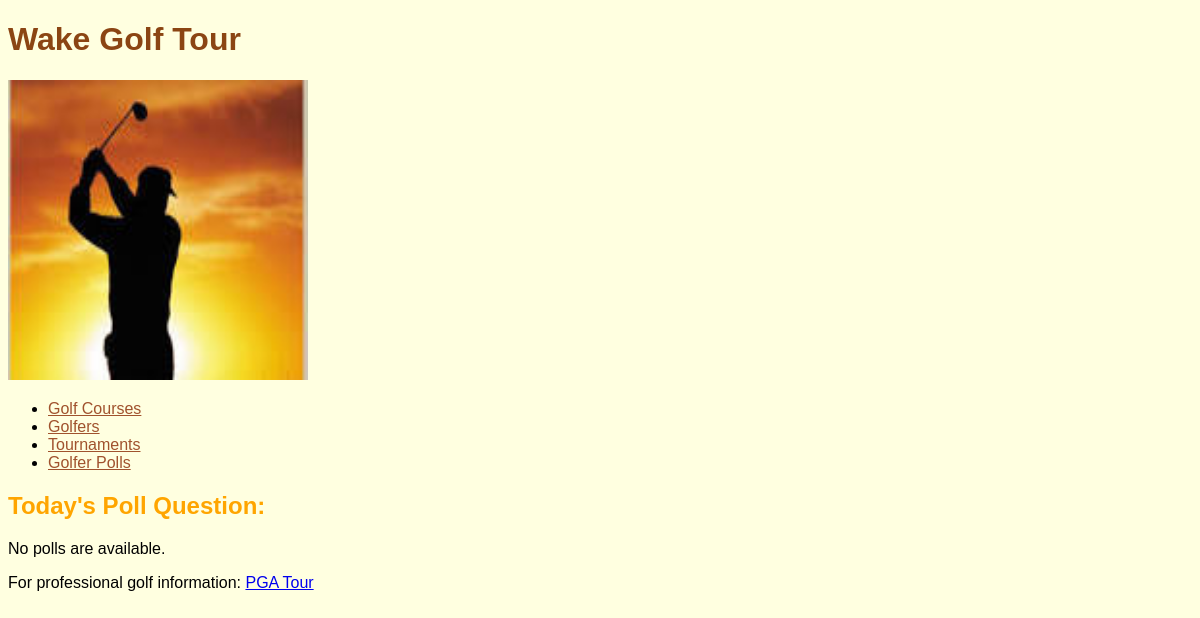
/golfer_polls/, run on an earlier commit of the app's database.
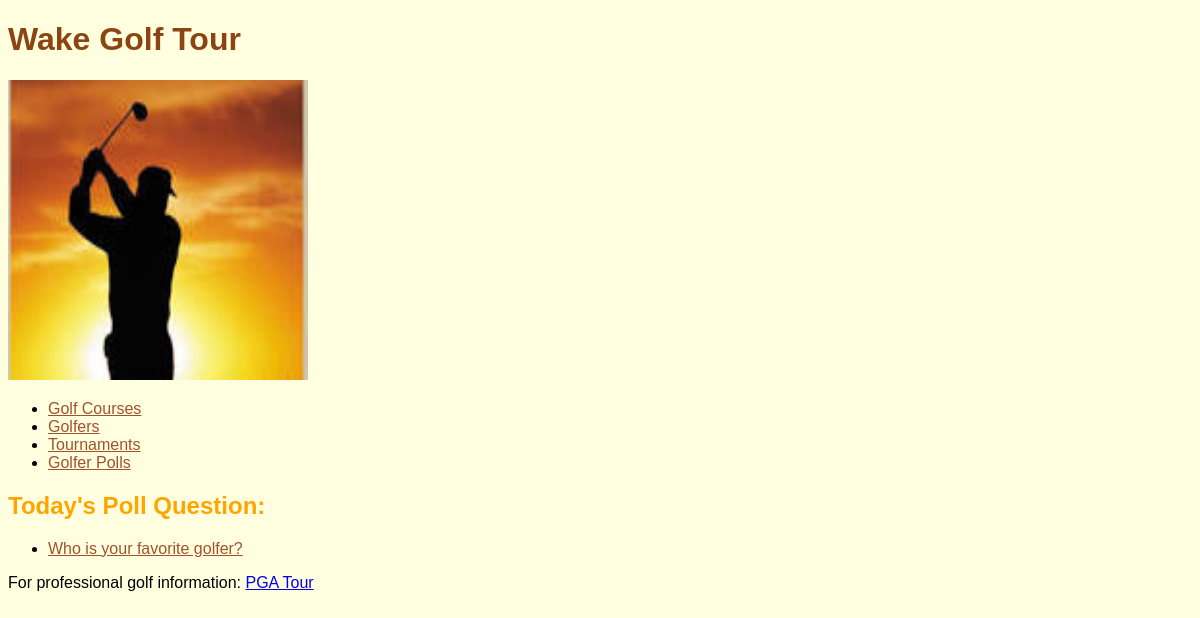
And on a later commit of the database.
### golfer_polls/models.py (models this page shows, shortened)
class Question (models.Model):
    question_text = models.CharField (max_length = 200)
    pub_date = models.DateTimeField ('date published')

### golfer_polls/views.py (the view)
# urls.py: path('', views.IndexView.as_view(), name='index'),
class IndexView(generic.ListView):
    model=Question
    template_name = 'golfer_polls/index.html'
    context_object_name = 'latest_question_list'
    def get_queryset(self):
        return Question.objects.order_by('-pub_date')[:5]

### golfer_polls/templates/golfer_polls/index.html (shortened to what this page needs)
{% extends parent_template|default:"golfer_polls/base_golfer_polls.html" %}
{% block content %}
  <h2><a>Today's Poll Question:</a></h2>
  {% if latest_question_list %}
    <ul>
      {% for question in latest_question_list %}
        <li><a href="{% url 'golfer_polls:detail' question.id %}">
            {{ question.question_text }}</a></li>
      {% endfor %}
    </ul>
  {% else %}
    <p>No polls are available.</p>
  {% endif %}
{% endblock %}

### golfer_polls/templates/golfer_polls/base_golfer_polls.html
{% extends parent_template|default:"base.html" %}
{% load staticfiles %}
{% block css %}
  <link rel="stylesheet" type="text/css"
        href="{% static 'golfer_polls/styles.css' %}" />
{% endblock %}
{% block img %}
   <img src="{% static 'golfer_polls/golfer.jpg' %}" alt="Golfer" style="width:300px;height:300px"; />
{% endblock %}

### templates/base.html (shortened to what this page needs)
<!DOCTYPE html>
<html lang="en">
  <head>
    {% block css %}
    {% endblock %}
  </head>
  <body>
    <div>
      <header>
          <h1>Wake Golf Tour</h1>
          <p>{% block img %}
             {% endblock %}
          </p>
      </header>
      <nav>
        <ul>
          <li><a href="{% url 'golf_course_list' %}">
               Golf Courses</a></li>
          <li><a href="{% url 'golfer_list' %}">
               Golfers</a></li>
          <li><a href="{% url 'tournament_list' %}">
               Tournaments</a></li>
          <li><a href="{% url 'golfer_polls:index' %}">
               Golfer Polls</a></li>
        </ul>
      </nav>
      <main>
        {% block content %}{% endblock %}
      </main>
    </div>
    <footer>
      <p>
        For professional golf information:
        <a href="http://www.pgatour.com/">PGA Tour</a>
      </p>
    </footer>
  </body>
</html>

### golfer_polls/static/golfer_polls/styles.css (style rules this page uses)
body { background-color: lightyellow; font-family: Verdana, Geneva, sans-serif }
h1 { color: saddlebrown; font-family: Verdana, Geneva, sans-serif margin-left: 20px; }
h2 { color: orange; font-family: "Comic Sans MS", cursive, sans-serif margin-left: 20px; }
li a { color: sienna; font-family: Arial, Helvetica, sans-serif }

What changed in the data, as far as the page shows it:
added Question: question_text "Who is your favorite golfer?"
Also different on the page:
text no longer shown: "No polls are available."
